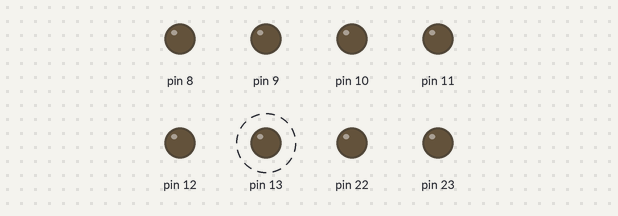
Bench run of a sketch on a simulated Arduino Uno, built with avr-gcc and run on an emulated ATmega328P. Parts: output pins drawn as LEDs (lit = HIGH). Dashed ring = blinking.

Above: at 0.5 s.
Timing chart, 0 to 4.6 s (numbered marks = the images above):
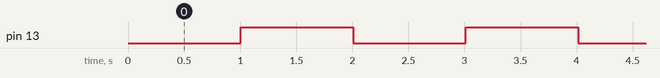

The sketch:

timer.ino
```cpp
/*
This program uses the concept of timers, to blink an LED every second.
*/
#include <avr/io.h>
#include <avr/interrupt.h>

int count=0;
int clock_millisecond=0;

int main(void)
{
     // Enable all interrupts.
     sei();

     // Make all PORTB pins as output
     DDRB |= 0b11111111;

     // CTC mode. Pre-Scale by 64
     TCCR1A|=(1<<COM1A1);
     TCCR1B|=(1<<WGM12)|(1<<CS11)|(1<<CS10);

     // Set the compare value as 250, which corresponds to 1ms.
     OCR1A=250;

     //Enable the Output Compare A interrupt
     TIMSK1|=(1<<OCIE1A);
     while (1)
     {
	  //do nothing
     }
}

/**
* This is the interrupt service routine that is automatically trigerred
* every 1 millisecond.
*/
ISR(TIMER1_COMPA_vect)
{
  clock_millisecond++;
  if(clock_millisecond==1000)
  {
         count++;
         if (count==1)
         {
	     PORTB= (1<<PB5);
         }
         else if (count==2)
         {
	     PORTB= 0b00000000;
             count=0;
         }
         clock_millisecond=0;

   }
}
```

Measured:
- by itself, pin 13: alternates HIGH for 1.0 s and LOW for 1.0 s
